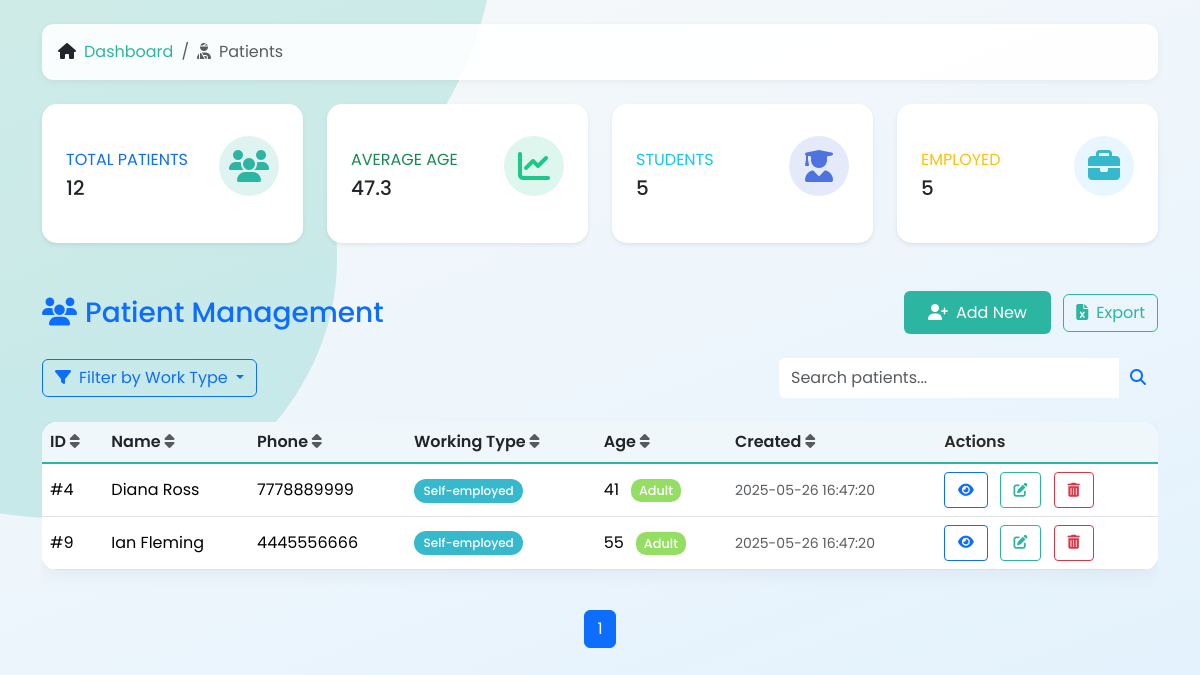
/patients.php?work_type=self-employed, run on the app's committed database.
### tables this page shows
CREATE TABLE `patients` (
  `id` int NOT NULL,
  `full_name` varchar(100) NOT NULL,
  `phone` varchar(20) NOT NULL,
  `working_type` enum('student','employed','self-employed','unemployed') NOT NULL,
  `created_at` datetime DEFAULT CURRENT_TIMESTAMP,
  `age` int NOT NULL
);

### patients.php (the view, shortened to what this page needs)
<?php
require_once 'config.php';
$search = $_GET['search'] ?? '';
$workTypeFilter = $_GET['work_type'] ?? '';
$sort = $_GET['sort'] ?? 'id';
$order = ($_GET['order'] ?? 'asc') === 'desc' ? 'desc' : 'asc';
$page = max((int)($_GET['page'] ?? 1), 1);
$limit = 5;
$offset = ($page - 1) * $limit;
$conditions = [];
$params = [];
if (!empty($workTypeFilter) && in_array($workTypeFilter, ['student', 'employed', 'self-employed', 'unemployed'])) {
    $conditions[] = "working_type = ?";
    $params[] = $workTypeFilter;
}
$whereClause = $conditions ? 'WHERE ' . implode(' AND ', $conditions) : '';
$countStmt = $pdo->prepare("SELECT COUNT(*) FROM patients $whereClause");
$countStmt->execute($params);
$totalRows = $countStmt->fetchColumn();
$totalPages = ceil($totalRows / $limit);
$sql = "SELECT * FROM patients $whereClause ORDER BY $sort $order LIMIT $limit OFFSET $offset";
$stmt = $pdo->prepare($sql);
$stmt->execute($params);
$patients = $stmt->fetchAll();
$summaryStmt = $pdo->query("
    SELECT
        COUNT(*) AS total_patients,
        AVG(age) AS average_age,
        SUM(CASE WHEN working_type = 'student' THEN 1 ELSE 0 END) AS students,
        SUM(CASE WHEN working_type = 'employed' THEN 1 ELSE 0 END) AS employed,
        SUM(CASE WHEN working_type = 'self-employed' THEN 1 ELSE 0 END) AS self_employed,
        SUM(CASE WHEN working_type = 'unemployed' THEN 1 ELSE 0 END) AS unemployed
    FROM patients
");
$summary = $summaryStmt->fetch(PDO::FETCH_ASSOC);
$averageAge = round($summary['average_age'], 1);
?>
<!DOCTYPE html>
<html lang="en">
<head>
    <link href="https://cdn.jsdelivr.net/npm/bootstrap@5.3.3/dist/css/bootstrap.min.css" rel="stylesheet">
    <link href="https://cdnjs.cloudflare.com/ajax/libs/font-awesome/6.5.0/css/all.min.css" rel="stylesheet">
</head>
<body class="p-4">
    <div class="container">
        <nav class="mb-4">
            <ol class="breadcrumb">
                <li class="breadcrumb-item"><i class="fas fa-home me-2"></i><a href="dashboard.php">Dashboard</a></li>
                <li class="breadcrumb-item active"><i class="fas fa-user-injured me-2"></i>Patients</li>
            </ol>
        </nav>
        <div class="row mb-4">
            <div class="col-xl-3 col-md-6 mb-4">
                <div class="card summary-card border-left-primary shadow-sm h-100 py-2">
                    <div class="card-body">
                        <div class="row no-gutters align-items-center">
                            <div class="col mr-2">
                                <div class="text-xs font-weight-bold text-primary text-uppercase mb-1">
                                    Total Patients</div>
                                <div class="h5 mb-0 font-weight-bold text-gray-800"><?= $summary['total_patients'] ?></div>
                            </div>
                            <div class="col-auto">
                                <div class="card-icon bg-primary-light">
                                    <i class="fas fa-users fa-2x"></i>
                                </div>
                            </div>
                        </div>
                    </div>
                </div>
            </div>
            <div class="col-xl-3 col-md-6 mb-4">
                <div class="card summary-card border-left-success shadow-sm h-100 py-2">
                    <div class="card-body">
                        <div class="row no-gutters align-items-center">
                            <div class="col mr-2">
                                <div class="text-xs font-weight-bold text-success text-uppercase mb-1">
                                    Average Age</div>
                                <div class="h5 mb-0 font-weight-bold text-gray-800"><?= $averageAge ?></div>
                            </div>
                            <div class="col-auto">
                                <div class="card-icon bg-green-light">
                                    <i class="fas fa-chart-line fa-2x"></i>
                                </div>
                            </div>
                        </div>
                    </div>
                </div>
            </div>
            <div class="col-xl-3 col-md-6 mb-4">
                <div class="card summary-card border-left-info shadow-sm h-100 py-2">
                    <div class="card-body">
                        <div class="row no-gutters align-items-center">
                            <div class="col mr-2">
                                <div class="text-xs font-weight-bold text-info text-uppercase mb-1">
                                    Students</div>
                                <div class="h5 mb-0 font-weight-bold text-gray-800"><?= $summary['students'] ?></div>
                            </div>
                            <div class="col-auto">
                                <div class="card-icon bg-purple-light">
                                    <i class="fas fa-user-graduate fa-2x"></i>
                                </div>
                            </div>
                        </div>
                    </div>
                </div>
            </div>
            <div class="col-xl-3 col-md-6 mb-4">
                <div class="card summary-card border-left-warning shadow-sm h-100 py-2">
                    <div class="card-body">
                        <div class="row no-gutters align-items-center">
                            <div class="col mr-2">
                                <div class="text-xs font-weight-bold text-warning text-uppercase mb-1">
                                    Employed</div>
                                <div class="h5 mb-0 font-weight-bold text-gray-800"><?= $summary['employed'] + $summary['self_employed'] ?></div>
                            </div>
                            <div class="col-auto">
                                <div class="card-icon bg-blue-light">
                                    <i class="fas fa-briefcase fa-2x"></i>
                                </div>
                            </div>
                        </div>
                    </div>
                </div>
            </div>
        </div>
        <div class="d-flex justify-content-between align-items-center mb-4">
            <h3 class="mb-0 text-primary"><i class="fas fa-users me-2"></i>Patient Management</h3>
            <div>
                <button class="btn btn-success me-2" data-bs-toggle="modal" data-bs-target="#addPatientModal">
                    <i class="fas fa-user-plus me-2"></i>Add New
                </button>
                <a href="export_patients.php" class="btn btn-outline-secondary">
                    <i class="fas fa-file-excel me-2"></i>Export
                </a>
            </div>
        </div>
        <div class="d-flex justify-content-between align-items-center mb-4">
            <div class="btn-group">
                <button class="btn btn-outline-primary dropdown-toggle" type="button" data-bs-toggle="dropdown" aria-expanded="false">
                    <i class="fas fa-filter me-2"></i>Filter by Work Type
                </button>
            </div>
            <form method="get" class="d-flex">
                <div class="input-group">
                    <input type="text" name="search" value="<?= htmlspecialchars($search) ?>"
                           class="form-control border-0 py-2" placeholder="Search patients...">
                    <button class="btn btn-outline-primary border-0" type="submit">
                        <i class="fas fa-search"></i>
                    </button>
                </div>
            </form>
        </div>
        <div class="table-responsive">
            <table class="table table-hover align-middle">
                <thead class="table-light">
                    <tr>
                        <?php
                        $columns = ['id' => 'ID', 'full_name' => 'Name', 'phone' => 'Phone',
                                  'working_type' => 'Working Type', 'age' => 'Age', 'created_at' => 'Created'];
                        foreach ($columns as $col => $label) {
                            $newOrder = ($sort === $col && $order === 'asc') ? 'desc' : 'asc';
                            echo "<th><a href=\"?search=$search&work_type=$workTypeFilter&sort=$col&order=$newOrder\" class=\"text-decoration-none text-dark\">$label <i class=\"fas fa-sort text-muted\"></i></a></th>";
                        }
                        ?>
                        <th>Actions</th>
                    </tr>
                </thead>
                <tbody>
                    <?php foreach ($patients as $patient):
                        $ageGroup = '';
                        $ageClass = '';
                        if ($patient['age'] < 13) {
                            $ageGroup = 'Child';
                            $ageClass = 'age-group-child';
                        } elseif ($patient['age'] >= 13 && $patient['age'] <= 19) {
                            $ageGroup = 'Teen';
                            $ageClass = 'age-group-teen';
                        } elseif ($patient['age'] >= 20 && $patient['age'] <= 59) {
                            $ageGroup = 'Adult';
                            $ageClass = 'age-group-adult';
                        } else {
                            $ageGroup = 'Senior';
                            $ageClass = 'age-group-senior';
                        }
                    ?>
                        <tr class="animate__animated animate__fadeIn">
                            <td>#<?= $patient['id'] ?></td>
                            <td><?= htmlspecialchars($patient['full_name']) ?></td>
                            <td><?= htmlspecialchars($patient['phone']) ?></td>
                            <td>
                                <span class="badge badge-<?= str_replace(' ', '-', $patient['working_type']) ?>">
                                    <?= ucfirst($patient['working_type']) ?>
                                </span>
                            </td>
                            <td>
                                <?= $patient['age'] ?>
                                <span class="age-group ms-2 <?= $ageClass ?>"><?= $ageGroup ?></span>
                            </td>
                            <td><small class="text-muted"><?= $patient['created_at'] ?></small></td>
                            <td class="action-buttons">
                                <button class="btn btn-sm btn-outline-primary me-2 view-patient"
                                        data-id="<?= $patient['id'] ?>"
                                        data-bs-toggle="modal"
                                        data-bs-target="#viewPatientModal"
                                        title="View">
                                    <i class="fas fa-eye"></i>
                                </button>
                                <a href="edit_patient.php?id=<?= $patient['id'] ?>" class="btn btn-sm btn-outline-secondary me-2" title="Edit">
                                    <i class="fas fa-edit"></i>
                                </a>
                                <a href="delete_patient.php?id=<?= $patient['id'] ?>" class="btn btn-sm btn-outline-danger" title="Delete" onclick="return confirm('Are you sure you want to delete this patient?');">
                                    <i class="fas fa-trash-alt"></i>
                                </a>
                            </td>
                        </tr>
                    <?php endforeach ?>
                </tbody>
            </table>
        </div>
        <nav class="mt-4">
            <ul class="pagination justify-content-center">
                <?php for ($i = 1; $i <= $totalPages; $i++): ?>
                    <li class="page-item <?= $i == $page ? 'active' : '' ?>">
                        <a class="page-link"
                           href="?search=<?= $search ?>&work_type=<?= $workTypeFilter ?>&sort=<?= $sort ?>&order=<?= $order ?>&page=<?= $i ?>">
                           <?= $i ?>
                        </a>
                    </li>
                <?php endfor; ?>
            </ul>
        </nav>
    </div>
</body>
</html>

### patients.php (style rules this page uses)
:root { --primary: #2cb5a0; --secondary: #f0f7fa; --accent: #ff7f50; --student: #4e73df; --employed: #1cc88a; --self-employed: #36b9cc; --unemployed: #f6c23e; --child: #ff85c0; --teen: #69c0ff; --adult: #95de64; --senior: #ffd666; }
body { font-family: 'Poppins', sans-serif; background-size: cover; animation: fadeIn 0.5s ease-in-out both; }
.breadcrumb { background: rgba(255,255,255,0.9); padding: 1rem; border-radius: 12px; box-shadow: 0 2px 8px rgba(0,0,0,0.05); }
.breadcrumb-item a { color: var(--primary); text-decoration: none; transition: all 0.2s ease; }
.table { border-radius: 15px; overflow: hidden; box-shadow: 0 4px 20px rgba(0,0,0,0.05); background: white; }
.table thead th { background: var(--secondary); border-bottom: 2px solid var(--primary); font-weight: 600; color: #2a2a2a; }
.table-hover tbody tr { transition: all 0.2s ease; }
.btn-success { background: var(--primary); border: none; padding: 0.6rem 1.5rem; transition: all 0.2s ease; }
.btn-outline-secondary { border-color: var(--primary); color: var(--primary); }
.badge { padding: 0.5em 0.8em; border-radius: 20px; font-weight: 500; }
.badge-self-employed { background-color: var(--self-employed); color: white; }
.age-group { font-size: 0.8em; padding: 0.25em 0.6em; border-radius: 10px; font-weight: 500; }
.age-group-adult { background: var(--adult); color: white; }
.page-link { color: var(--primary); transition: all 0.2s ease; }
.summary-card { border-radius: 15px; box-shadow: 0 4px 15px rgba(0,0,0,0.05); transition: all 0.3s ease; border: none; height: 100%; }
.summary-card .card-body { padding: 1.5rem; }
.card-icon { width: 60px; height: 60px; border-radius: 50%; display: flex; align-items: center; justify-content: center; margin: 0 auto 15px; }
.bg-primary-light { background-color: rgba(44, 181, 160, 0.15); color: var(--primary); }
.bg-purple-light { background-color: rgba(78, 115, 223, 0.15); color: var(--student); }
.bg-green-light { background-color: rgba(28, 200, 138, 0.15); color: var(--employed); }
.bg-blue-light { background-color: rgba(105, 192, 255, 0.15); color: var(--self-employed); }
.action-buttons .btn { padding: 0.4rem 0.8rem; }

### data on the page
patients: id "4", full_name "Diana Ross", phone "7778889999", working_type "Self-employed", age "41", age "Adult", created_at "2025-05-26 16:47:20"
patients: id "9", full_name "Ian Fleming", phone "4445556666", working_type "Self-employed", age "55", age "Adult", created_at "2025-05-26 16:47:20"

### other printed values
$summary['total_patients'] "12"
$averageAge "47.3"
$summary['students'] "5"
$summary['employed'] + $summary['self_employed'] "5"
$label "ID"
$label "Name"
$label "Phone"
$label "Working Type"
$label "Age"
$label "Created"
